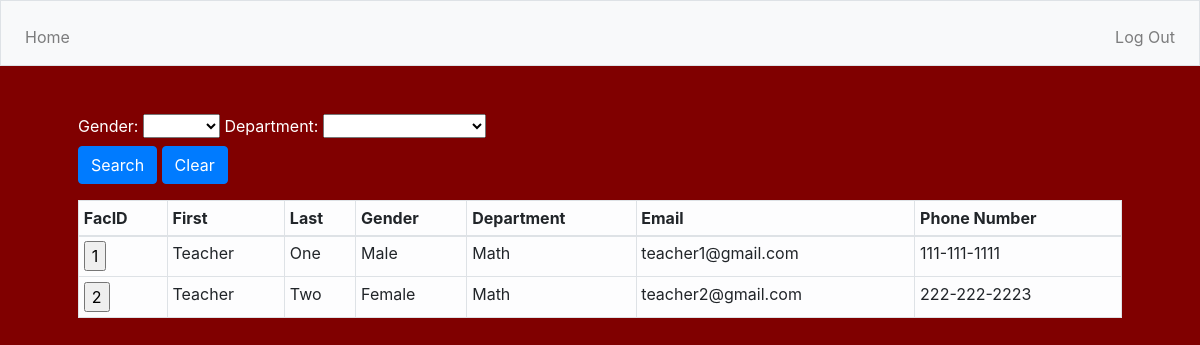
Screenshot of /facinfo (signed in) with the database file from the repository.
### tables this page shows
CREATE TABLE 'faculty_information' ('FacID' integer, 'First_Name' varchar(100) NOT NULL, 'Last_Name' varchar(100) NOT NULL, 'Gender' varchar(10) NOT NULL, 'Department' varchar(25) NOT NULL, 'Email' varchar(100) NOT NULL, 'Phone_Number' varchar(15) NOT NULL);

### application.py (the view, shortened to what this page needs)
@app.route("/facinfo", methods=["GET", "POST"])
@login_required
def facinfo():
    LQS = "SELECT * FROM faculty_information"
    eq = LQS.count("=")
    if request.method == "GET":
        rows = db.execute("SELECT * FROM faculty_information")
        return render_template("facinfo.html", rows=rows)

### application.py (called while the page is built)
@app.after_request
def after_request(response):
    response.headers["Cache-Control"] = "no-cache, no-store, must-revalidate"
    response.headers["Expires"] = 0
    response.headers["Pragma"] = "no-cache"
    return response

### helpers.py (called while the page is built)
def login_required(f):
    @wraps(f)
    def decorated_function(*args, **kwargs):
        if session.get("user_id") is None:
            return redirect("/login")
        return f(*args, **kwargs)
    return decorated_function

### templates/facinfo.html (shortened to what this page needs)
{% extends "layout.html" %}
{% block main %}
    <body class="color">
        <form action="/facinfo" method="post">
            <label for="Gender" class="white">Gender:</label>
            <select name="Gender" id="Gender">
                <option value=""></option>
                <option value="Male">Male</option>
            </select>
            <label for="Department" class="white">Department:</label>
            <select name="Department" id="Department">
                <option value=""></option>
                <option value="Math">Math</option>
            </select>
            <div class="form-group">
                <button class="btn btn-primary" type="submit" onclick="facinfo():">Search</button>
                <button class="btn btn-primary" type="submit" onclick="clearFacInfo():">Clear</button>
            </div>
            <table class="table table-bordered table-light table-sm">
                <thead>
                    <tr>
                        <th>FacID</th>
                        <th>First</th>
                        <th>Last</th>
                        <th>Gender</th>
                        <th>Department</th>
                        <th>Email</th>
                        <th>Phone Number</th>
                    </tr>
                </thead>
                <tbody>
                    {% for row in rows %}
                        <tr>
                            <td><input type="button" onclick="location.href='/facCOVIDinfo/{{row.FacID}}';" value="{{ row.FacID }}"/></td>
                            <td>{{ row.First_Name }}</td>
                            <td>{{ row.Last_Name }}</td>
                            <td>{{ row.Gender }}</td>
                            <td>{{ row.Department }}</td>
                            <td>{{ row.Email }}</td>
                            <td>{{ row.Phone_Number }}</td>
                        </tr>
                    {% endfor %}
                </tbody>
            </table>
        </form>
{% endblock %}

### static/styles.css (style rules this page uses)
.color { background-color: maroon; }
.white { color: white; }

### rows the page displays
faculty_information: FacID "1", First_Name "Teacher", Last_Name "One", Gender "Male", Department "Math", Email "teacher1@gmail.com", Phone_Number "111-111-1111"
faculty_information: FacID "2", First_Name "Teacher", Last_Name "Two", Gender "Female", Department "Math", Email "teacher2@gmail.com", Phone_Number "222-222-2223"
